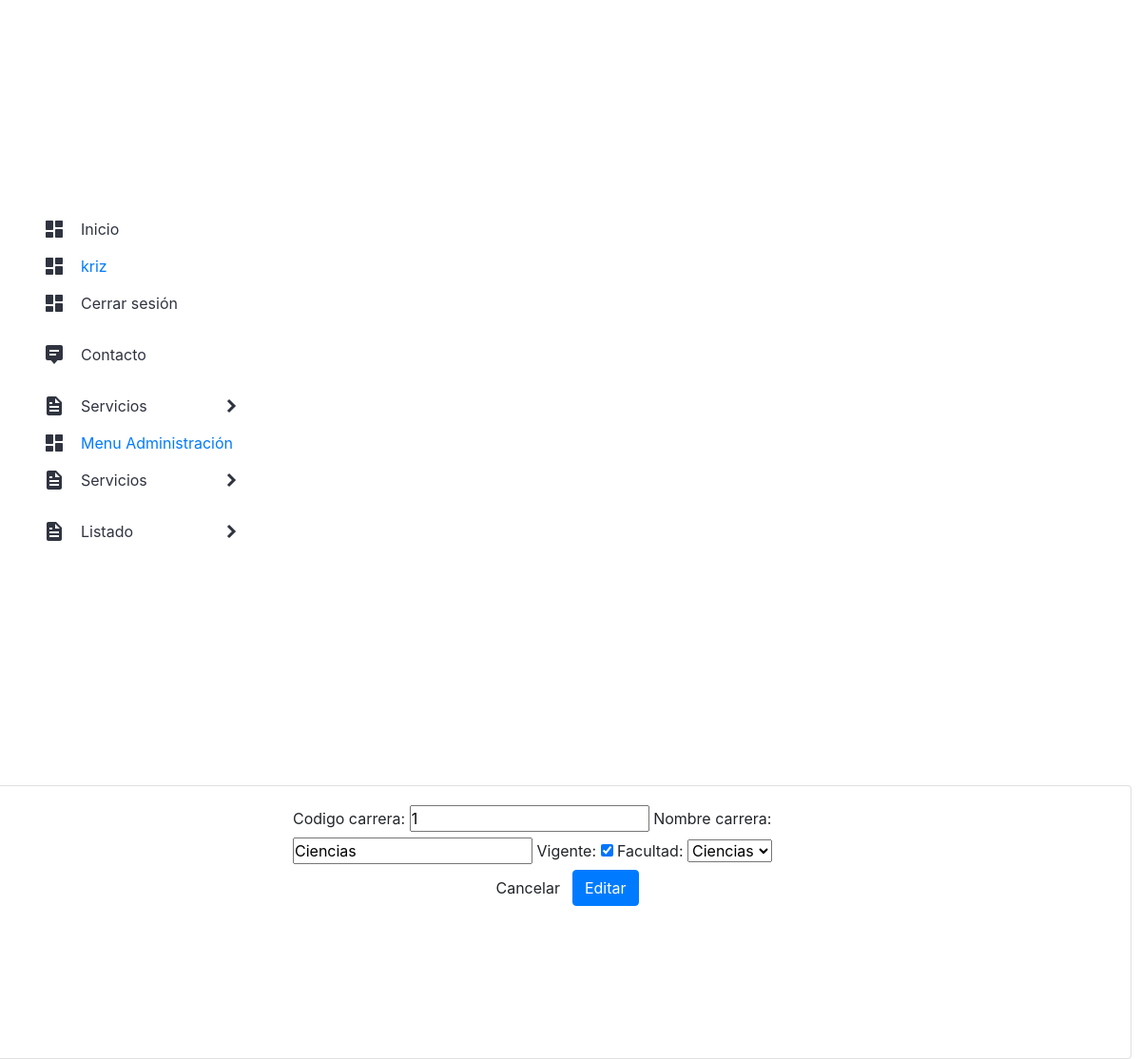
The page /modificar_carreras/2/ (signed in) on the database as committed earlier.
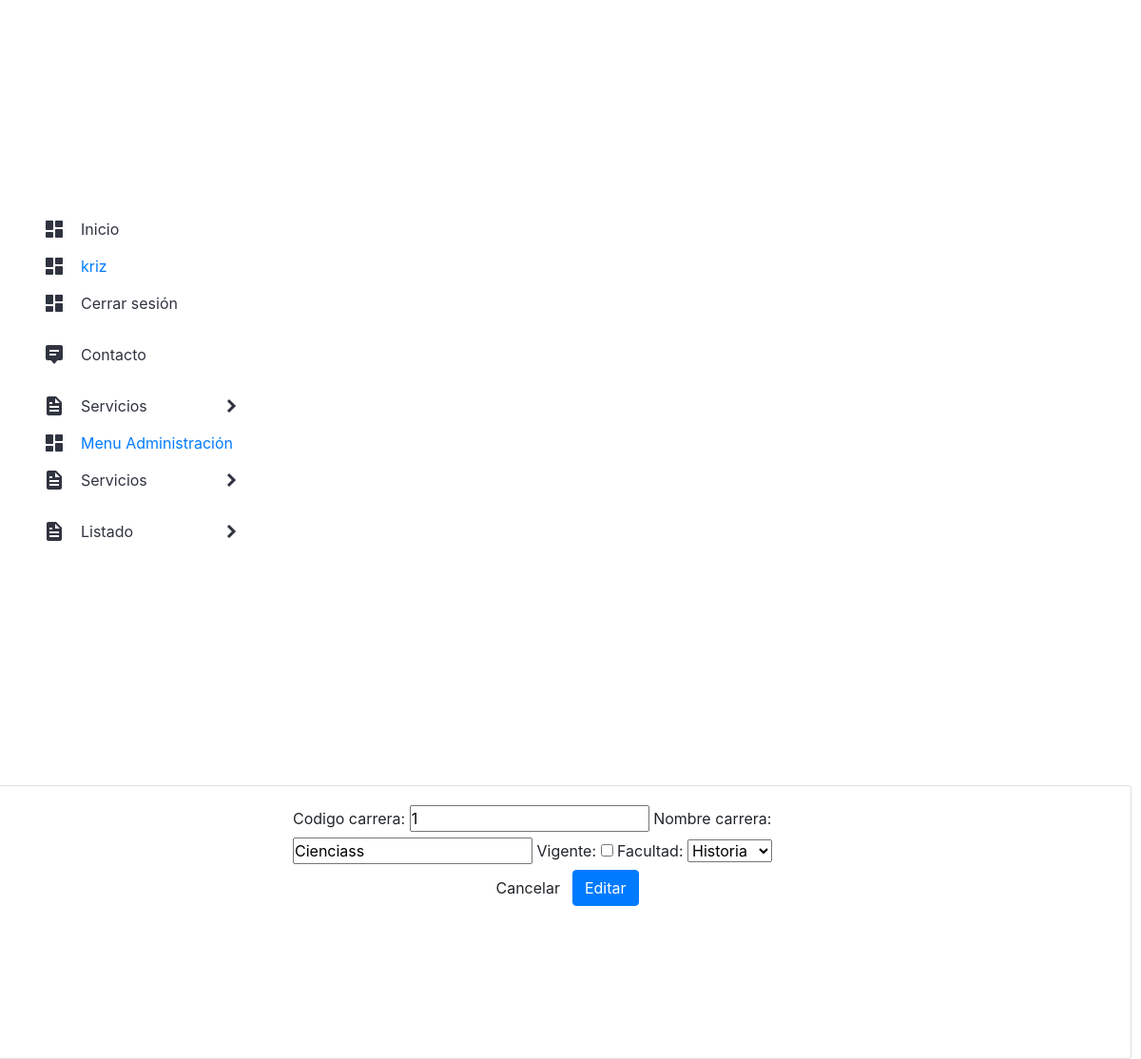
The same page on the database as committed later.
### app/models.py (models this page shows, shortened)
class Carrera (models.Model):
    codigo_carrera = models.CharField(max_length=255)
    nombre_carrera = models.CharField(max_length=255)
    vigente = models.BooleanField()
    facultad = models.ForeignKey(Facultad, on_delete = models.PROTECT)

### app/views.py (the view, shortened to what this page needs)
# urls.py: path('modificar_carreras/<id>/', modificar_carreras, name="modificar_carreras"),
@login_required
def modificar_carreras(request, id):
    carreras = get_object_or_404(Carrera, id=id)
    data={
        'form': CarreraForm(instance=carreras)
    }
    return render(request, 'app/productos/modificar_carreras.html', data)

### app/forms.py
class CarreraForm(forms.ModelForm):
    class Meta:
        model = Carrera
        fields = '__all__'

### app/models.py (called while the page is built)
    def __str__(self):
        return self.nombre_facultad

### app/templates/app/productos/modificar_carreras.html (shortened to what this page needs)
{% extends 'app/base.html' %}
{% block contenido %}
<div class="card">
    <div class="card-body">
        <div class="row">
            <div class="col-12 col-md-6 offset-md-3">
                <form action="" method="post">
                    {{form}}
                    <div class="d-flex justify-content-center">
                        <input type="reset" value="Cancelar" class="btn btn-secundary">
                        <input type="submit" value="Editar" class="btn btn-primary">
                    </div>
                </form>
            </div>
        </div>
    </div>
</div>
{% endblock %}

Rows that differ between the two databases and show on the page:
changed Carrera: nombre_carrera "Ciencias" → "Cienciass"; vigente "☑" → "☐"; facultad "Ciencias" → "Historia"
